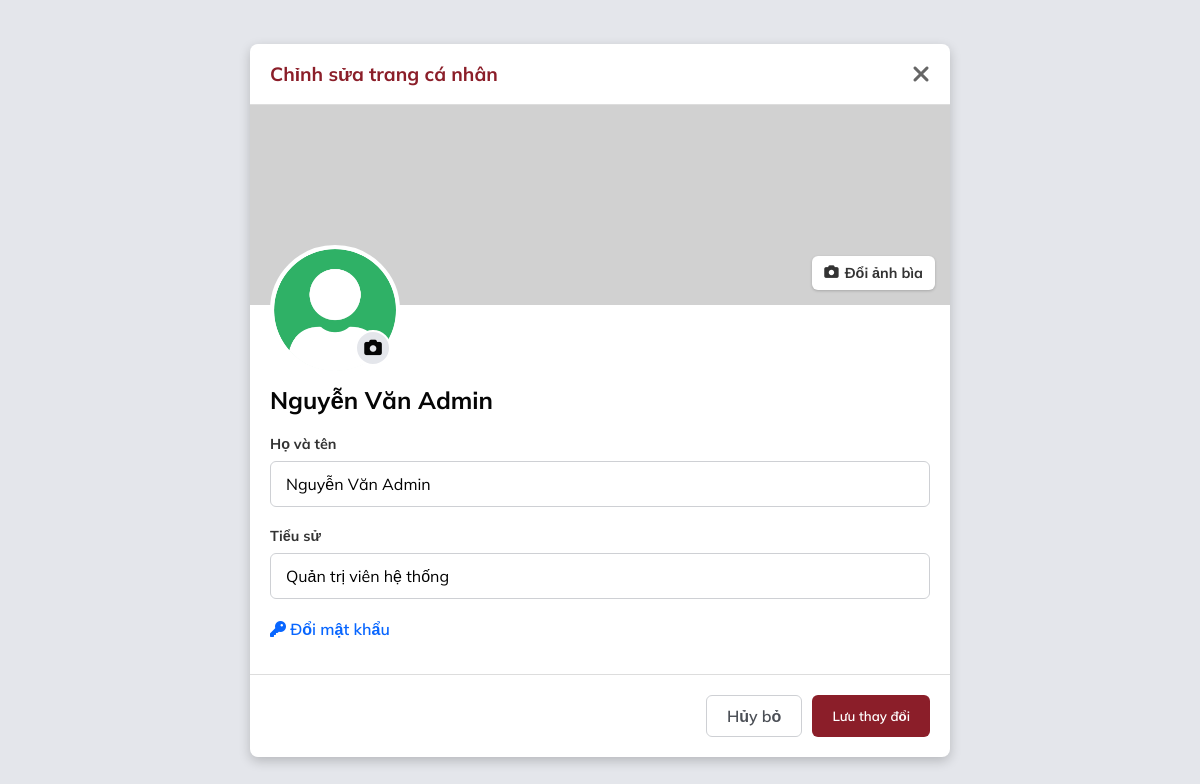
The app's page /edit_profile.php (signed in) with its own data.
### tables this page shows
CREATE TABLE IF NOT EXISTS `users` (
  `UserID` int NOT NULL AUTO_INCREMENT,
  `FullName` varchar(100) NOT NULL,
  `Email` varchar(100) DEFAULT NULL,
  `Phone` varchar(15) DEFAULT NULL,
  `PasswordHash` varchar(255) NOT NULL,
  `Gender` enum('Nam','Nu','Khac') DEFAULT 'Khac',
  `BirthDate` date DEFAULT NULL,
  `Avatar` varchar(255) DEFAULT 'default_avatar.png',
  `Address` varchar(255) DEFAULT NULL,
  `CoverImage` varchar(255) DEFAULT NULL,
  `Bio` text,
  `Role` enum('user','admin') DEFAULT 'user',
  `Status` enum('active','locked') DEFAULT 'active',
  `CreatedAt` timestamp NULL DEFAULT CURRENT_TIMESTAMP,
  `LastLogin` timestamp NULL DEFAULT NULL,
  `ResetToken` varchar(64) DEFAULT NULL,
  `ResetTokenExpiry` datetime DEFAULT NULL,
  PRIMARY KEY (`UserID`),
  UNIQUE KEY `Email` (`Email`),
  UNIQUE KEY `Phone` (`Phone`)
);

### edit_profile.php (the view, shortened to what this page needs)
<?php
require_once 'includes/database.php';
$user_id = $_SESSION['user_id'];
$query = mysqli_query($conn, "SELECT * FROM Users WHERE UserID = $user_id");
$user = mysqli_fetch_assoc($query);
$avatarUrl = !empty($user['Avatar']) ? BASE_URL . 'uploads/avatars/' . $user['Avatar'] : 'https://ui-avatars.com/api/?name='.urlencode($user['FullName']);
$coverUrl = !empty($user['CoverImage']) ? BASE_URL . 'uploads/cover_images/' . $user['CoverImage'] : '';
$coverStyle = !empty($coverUrl) ? "background-image: url('$coverUrl');" : "background-color: #d1d1d1;";
?>
<!DOCTYPE html>
<html lang="vi">
<head>
    <link rel="stylesheet" href="https://cdnjs.cloudflare.com/ajax/libs/font-awesome/6.4.0/css/all.min.css">
    <link rel="stylesheet" href="assets/Style-css/edit_profile.css">
</head>
<body>
    <form method="POST" enctype="multipart/form-data" class="edit-modal">
        <div class="modal-header">
            <h2>Chỉnh sửa trang cá nhân</h2>
            <a href="profile.php" class="close-btn"><i class="fa-solid fa-xmark"></i></a>
        </div>
        <div class="cover-area" id="coverPreview" style="<?php echo $coverStyle; ?>">
            <label for="coverInput" class="btn-change-cover">
                <i class="fa-solid fa-camera"></i> Đổi ảnh bìa
            </label>
        </div>
        <div class="avatar-area">
            <div class="avatar-wrapper">
                <img src="<?php echo $avatarUrl; ?>" class="current-avatar" id="avatarPreview">
                <label for="avatarInput" class="btn-cam-avatar">
                    <i class="fa-solid fa-camera"></i>
                </label>
            </div>
            <div class="user-name"><?php echo htmlspecialchars($user['FullName']); ?></div>
        </div>
        <div class="form-body">
            <div class="form-group">
                <label class="form-label">Họ và tên</label>
                <input type="text" name="fullname" class="form-control" value="<?php echo htmlspecialchars($user['FullName']); ?>" required>
            </div>
            <div class="form-group">
                <label class="form-label">Tiểu sử</label>
                <input type="text" name="bio" class="form-control" value="<?php echo htmlspecialchars($user['Bio'] ?? ''); ?>" placeholder="Mô tả ngắn về bạn...">
            </div>
            <div class="pass-toggle" onclick="document.getElementById('passArea').style.display = 'block'; this.style.display='none'">
                <i class="fa-solid fa-key"></i> Đổi mật khẩu
            </div>
        </div>
        <div class="modal-footer">
            <a href="profile.php" class="btn-cancel">Hủy bỏ</a>
            <button type="submit" name="btn_save_changes" class="btn-save">Lưu thay đổi</button>
        </div>
    </form>
</body>
</html>

### assets/Style-css/edit_profile.css (style rules this page uses)
* { box-sizing: border-box; font-family: 'Mulish', sans-serif; margin: 0; padding: 0; }
body { background: #e4e6eb; height: 100vh; display: flex; align-items: center; justify-content: center; }
.edit-modal { background: #fff; width: 100%; max-width: 700px; border-radius: 8px; box-shadow: 0 4px 12px rgba(0,0,0,0.2); overflow: hidden; position: relative; max-height: 90vh; overflow-y: auto; }
.modal-header { padding: 15px 20px; border-bottom: 1px solid #ddd; display: flex; justify-content: space-between; align-items: center; }
.modal-header h2 { color: #8B1E29; font-size: 1.2rem; font-weight: 700; margin: 0; }
.close-btn { font-size: 1.5rem; color: #666; cursor: pointer; text-decoration: none; }
.cover-area { height: 200px; width: 100%; background-size: cover; background-position: center; position: relative; background-color: #ddd; }
.btn-change-cover { position: absolute; bottom: 15px; right: 15px; background: #fff; padding: 8px 12px; border-radius: 6px; font-size: 0.9rem; font-weight: 700; color: #333; cursor: pointer; box-shadow: 0 1px 3px rgba(0,0,0,0.2); display: flex; align-items: center; gap: 6px; z-index: 10; }
.avatar-area { padding: 0 20px; position: relative; margin-top: -60px; display: flex; flex-direction: column; pointer-events: none; }
.avatar-wrapper, .user-name { pointer-events: auto; }
.avatar-wrapper { width: 130px; height: 130px; position: relative; border-radius: 50%; border: 4px solid #fff; background: #fff; }
.current-avatar { width: 100%; height: 100%; border-radius: 50%; object-fit: cover; }
.btn-cam-avatar { position: absolute; bottom: 5px; right: 5px; width: 36px; height: 36px; background: #e4e6eb; border-radius: 50%; display: flex; align-items: center; justify-content: center; cursor: pointer; border: 2px solid #fff; font-size: 1.1rem; color: #050505; }
.user-name { margin-top: 10px; font-weight: 700; font-size: 1.5rem; color: #050505; }
.form-body { padding: 20px; }
.form-group { margin-bottom: 20px; }
.form-label { display: block; font-weight: 700; font-size: 0.9rem; margin-bottom: 8px; color: #333; }
.form-control { width: 100%; padding: 12px 15px; border: 1px solid #ced0d4; border-radius: 6px; font-size: 1rem; outline: none; transition: 0.2s; }
.modal-footer { padding: 20px; border-top: 1px solid #ddd; display: flex; justify-content: flex-end; gap: 10px; }
.btn-cancel { padding: 10px 20px; border-radius: 6px; background: #fff; border: 1px solid #ced0d4; color: #4b4f56; text-decoration: none; font-weight: 600; }
.btn-save { padding: 10px 20px; border-radius: 6px; background: #8B1E29; border: none; color: #fff; font-weight: 600; cursor: pointer; }
.pass-toggle { color: #0866ff; cursor: pointer; font-weight: 600; margin-bottom: 15px; display: inline-block; }

### records on screen
users: Avatar (placeholder picture), FullName "Nguyễn Văn Admin", fullname "Nguyễn Văn Admin", bio "Quản trị viên hệ thống"
